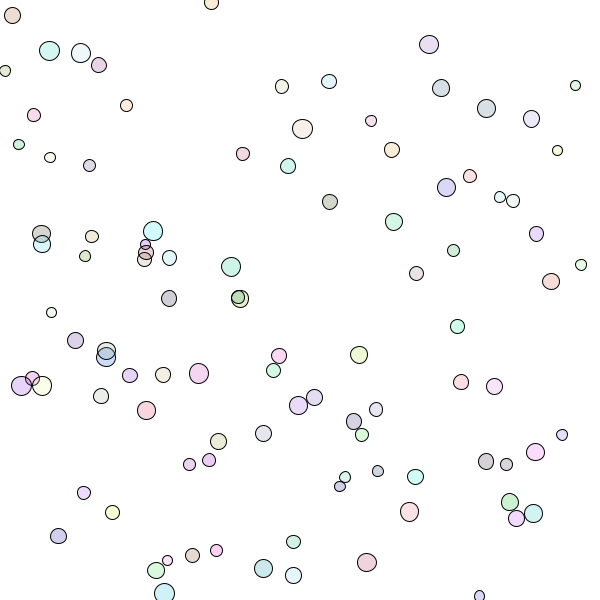
Frame 1 (no input)
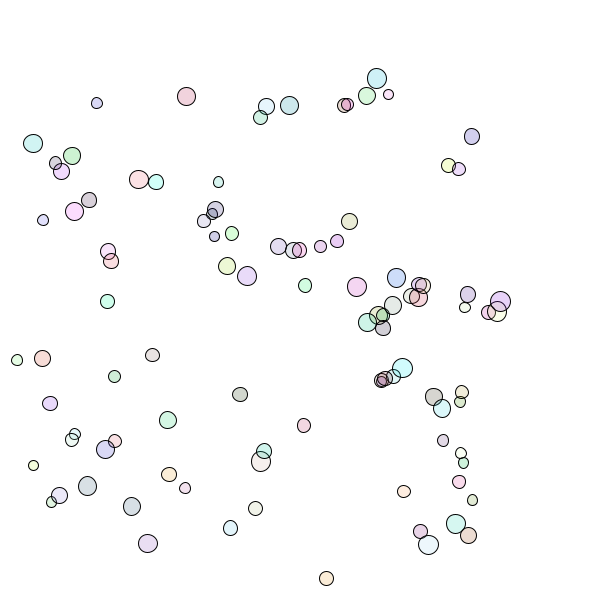
Frame 60 (the mouse pressed at the canvas centre just before this capture)
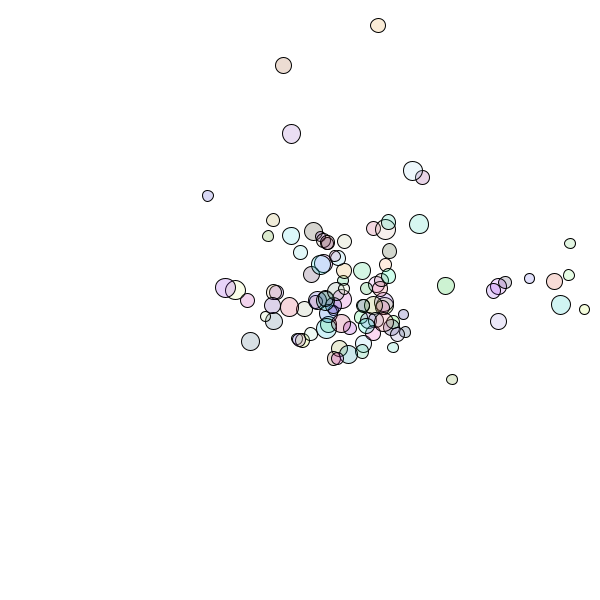
Frame 120 (the mouse held since frame 60 and released just before this capture)

The Processing sketch that drew these frames (run headless with seeded random() and noise(); from frame 60 on, the mouse is pressed at the canvas centre):

// Processing sketch: BF_gravity_everything_attracts
// ── BF_gravity_everything_attracts.pde
Mover[] movers = new Mover[100];

void setup() {
  size(600, 600);
  for(int i=0; i<movers.length; i++) {
    movers[i] = new Mover();
  }
}

void draw() {
  background(255);
  for(int i=0; i<movers.length; i++) {
    for(int j=0; j<movers.length; j++) {
      if(i == j) { continue; }
      PVector f = movers[j].attract(movers[i]);
      movers[i].applyForce(f);
    }
    movers[i].update();
    movers[i].checkEdges();
    movers[i].display();
  }
}

// ── Mover.pde
class Mover {
  PVector location;
  PVector velocity;
  PVector acceleration;
  float mass;
  int[] colors = new int[3];
  float G = 0.4; // force of gravity
  
  Mover() {
    this(random(5, 10), random(width), random(height));
  }
  
  Mover(float m, float x, float y) {
    
    colors[0] = parseInt(random(255));
    colors[1] = parseInt(random(255));
    colors[2] = parseInt(random(255));
    
    location = new PVector(x, y);
    velocity = new PVector(0, 0);
    acceleration = new PVector(0, 0);
    mass = m;
  }
  
  PVector attract(Mover m) {
    // Formula for Gravity
    PVector force = PVector.sub(location, m.location);
    float distance = force.mag();
    distance = constrain(distance, 5.0, 25.0);
    force.normalize();
    float strength = (G * mass * m.mass) / (distance * distance);
    force.mult(strength);
    return force;
  }
  
  void applyForce(PVector force) {
    PVector f = PVector.div(force, mass);
    acceleration.add(f);
  }
  
  void update() {
    velocity.add(acceleration);
    location.add(velocity);
    acceleration.mult(0);
  }
  
  void display() {
    stroke(0);
    fill(colors[0], colors[1], colors[2], 50);
    ellipse(location.x, location.y, mass*2, mass*2);
  }
  
  void checkEdges() {
    if(location.x > width) {
      location.x = width;
      velocity.x *= -1;
    } else if(location.x < 0) {
      location.x = 0;
      velocity.x *= -1;
    }
    
    if(location.y > height) {
      location.y = height;
      velocity.y *= -1;
    } else if(location.y < 0) {
      location.y = 0;
      velocity.y *= -1;
    }
  }
  
}
